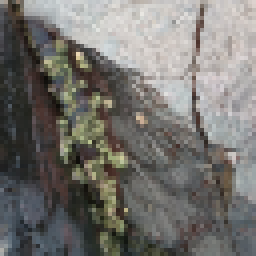
#> input picture input/64/barnacles.png, 64 x 64 px (shown 4 times larger)
$ python original.py
#> lines starting #> are read from the running program, lines starting #| are printed output that depends on the picture
### quad_image.py
import numpy as np
from math import log2, floor

def p2(a: int) -> int:
    b = log2(a)
    c = floor(b)
    return c if b.is_integer() else c + 1

def depth(x: int, y: int) -> int:
    return max(p2(x), p2(y))

def size(levels: int) -> int:
    return (1 - 4 ** (levels + 1)) // (-3)

class quad_image:
    def __init__(this, arr: np.ndarray=np.ndarray((0,0,0))):
        dims = arr.shape
        if dims[0] <= 0:
            return
        this.w = dims[0] #actual width of image
        this.h = dims[1] #actual height of image
        this.depth = depth(this.w, this.h) #depth of tree
        this.size = size(this.depth) #size of tree
        this.x = 2**this.depth #adjusted width of image for compression
        this.channels = np.ndarray((dims[2], this.size), np.uint8) #array of sequential quadtrees
        this.ch_flags = np.zeros((dims[2], 1 + this.size // 8), dtype=np.uint8) #bit flags of node vs leaf for compression
        fill = this.size - this.x ** 2
        for c in range(dims[2]):
            for i in range(fill):
                this.channels[c][i] = 0
            for x in range(this.x):
                for y in range(this.x):
                    if x >= this.w or y >= this.h:
                        this.channels[c][fill + x * this.x + y] = 0
                    else:
                        this.channels[c][fill + x * this.x + y] = arr[x][y][c]
            this.ch_flags[c][1 + fill//8:] = 0xff
            this.ch_flags[c][fill//8] |= 0xff >> fill % 8
            this.ch_flags[c][this.size//8] &= 0xff << 8 * this.ch_flags.shape[1] - this.size

    def compress(this):
        pass

    def decompress(this):
        pass

    def read_file(this, fname: str):
        with open(fname, "rb") as f:
            data = np.fromfile(f, dtype=np.uint8)
            this.w = int.from_bytes(data[0:4], 'little')
            this.h = int.from_bytes(data[4:8], 'little')
            this.depth = depth(this.w, this.h) #depth of tree
            this.size = size(this.depth) #size of tree
            this.x = 2**this.depth #adjusted width of image for compression
            ch = data[8]
            this.channels = np.zeros((ch, this.size), dtype=np.uint8) #array of sequential quadtrees
            this.ch_flags = np.zeros((ch, 1 + this.size // 8), dtype=np.uint8) #bit flags of node vs leaf for compression
            start = 9
            for c in range(ch):
                bits = data[start]
                for i in range(this.size):
                    if i % 8 == 0:
                        bits = data[start]
                        this.ch_flags[c][i//8] = bits
                        start += 1
                    if (bits & (0x80 >> i % 8)) != 0:
                        this.channels[c][i] = data[start]
                        start += 1

    def write_file(this, fname: str):
        with open(fname, "wb") as f:
            f.write(this.w.to_bytes(4, 'little'))
            f.write(this.h.to_bytes(4, 'little'))
            f.write(this.channels.shape[0].to_bytes(1))
            for c in range(this.channels.shape[0]):
                bits = np.uint8(this.ch_flags[c][0])
                i = 0
                while i < this.size:
                    if i % 8 == 0:
                        f.write(bits)
                    if (bits & (0x80 >> i % 8)) != 0:
                        f.write(np.uint8(this.channels[c][i]))
                    if i % 8 == 7:
                        bits = this.ch_flags[c][1 + i//8]
                    i += 1

    def get_channels(this):
        ret = np.ndarray((this.w, this.h, this.channels.shape[0]), np.uint8)
        dims = ret.shape
        mi = this.size - this.x ** 2
        for c in range(dims[2]):
            for x in range(this.x):
                for y in range(this.x):
                    if x < this.w and y < this.h:
                        ret[x][y][c] = this.channels[c][mi + x * this.x + y]
        return ret

### original.py
from quad_image import quad_image
from os.path import getsize
from time import time

from PIL import Image
import numpy as np

def compress_image_file(
        image_path: str,
        output_path: str):

    image = Image.open(image_path)
    image_data = np.array(image)

    dims = image_data.shape

    qi = quad_image(image_data)
    qi.compress()
    qi.write_file(output_path)

    #return dimensions
    return dims

def reconstruct_image_from_file(compressed_image_file: str) -> Image:
    qi = quad_image()
    qi.read_file(compressed_image_file)
    qi.decompress()

    image_data = qi.get_channels()
    return Image.fromarray(image_data)

files = [
    "64/barnacles.png",
    "64/cooper.png",
    "64/door.png",
    "64/science.png",
    "64/tree.png",
    "256/barnacles.png",
    "256/cooper.png",
    "256/door.png",
    "256/science.png",
    "256/tree.png",
    "1024/barnacles.png",
    "1024/cooper.png",
    "1024/door.png",
    "1024/science.png",
    "1024/tree.png"
]

results = open("results-original.csv", "w")
results.write("file,ct,h,w,raw,cmp,og,cmp/raw,cmp/og,rt\n")

for file in files:
    try:
        print(file)
        l = file
        name = ".".join(file.split(".")[:-1])
        # Compress the image and encode is a binary file (any file extension can be chosen)
        t = time()
        dims = compress_image_file("input/"+file, "output-s/"+name+"_qt.qid")
#> in compress_image_file, image is the input picture: PIL image 64x64 RGB; mean R, G, B 116.6, 114.8, 110.9
#> dims = (64, 64, 3)
        l += ","+str(time() - t)
        l += ","+str(dims[0])+","+str(dims[1])
        raw = dims[0]*dims[1]*dims[2]
#> raw = 12288
        l += ","+str(raw)
        cmp = getsize("output-s/"+name+"_qt.qid")
        l += ","+str(cmp)
        og = getsize("input/"+file)
        l += ","+str(og)+","+str(cmp / raw)+","+str(cmp / og)

        # Reconstruct the image from the binary file. (Returns a PIL.Image object)
        t = time()
        image = reconstruct_image_from_file("output-s/"+name+"_qt.qid")
#> in read_file, `data = np.fromfile(f, dtype=np.uint8)`: data = 14346 values, max 255 at index 183, min 0 at index 1, mean 125
#> in read_file, `ch = data[8]`: ch = 3
#> after the loop in read_file, `for c in range(ch):`: start = 14346
#> in get_channels, `ret = np.ndarray((this.w, this.h, this.channels.shape[0]), np.uint8)`:
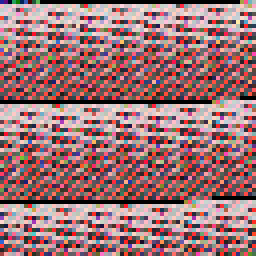
#> ret: shape (64, 64, 3) (shown 4 times larger); mean of channels 0, 1, 2 155.9, 114, 117.1; drawn as R, G, B
#> in get_channels, `mi = this.size - this.x ** 2`: mi = 1365
        l += ","+str(time() - t)
        image.save("output-s/"+file)
        results.write(l+"\n")
    except ValueError as ve:
        print(ve)
#> pass 2 of the loop `for file in files:`:
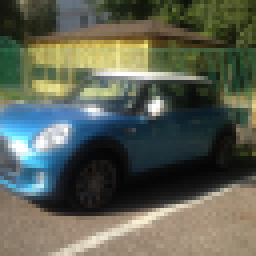
#> input picture input/64/cooper.png, 64 x 64 px (shown 4 times larger)
#> in compress_image_file, image is the input picture: PIL image 64x64 RGB; mean R, G, B 92.2, 97.1, 83.9
#> in get_channels (call 2), `ret = np.ndarray((this.w, this.h, this.channels.shape[0]), np.uint8)`:
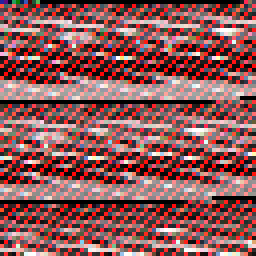
#> ret: shape (64, 64, 3) (shown 4 times larger); mean of channels 0, 1, 2 140.1, 88.2, 87.9; drawn as R, G, B
#> pass 3 of the loop `for file in files:`:
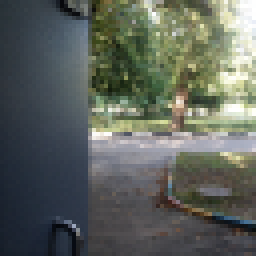
#> input picture input/64/door.png, 64 x 64 px (shown 4 times larger)
#> in compress_image_file, image is the input picture: PIL image 64x64 RGB; mean R, G, B 93.6, 98.9, 91.9
#> in get_channels (call 3), `ret = np.ndarray((this.w, this.h, this.channels.shape[0]), np.uint8)`:
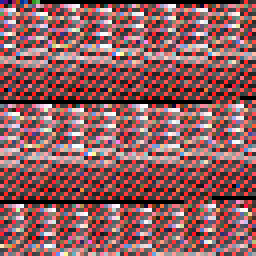
#> ret: shape (64, 64, 3) (shown 4 times larger); mean of channels 0, 1, 2 142.1, 93, 95; drawn as R, G, B
#> the loop made 15 passes; the first 3 are shown
results.close()
